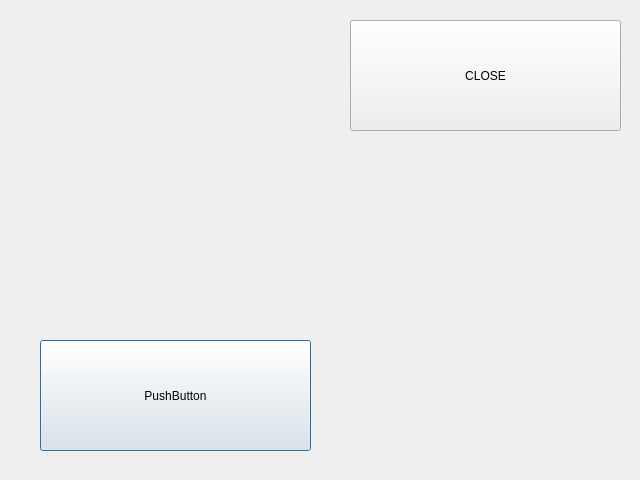
<?xml version="1.0" encoding="UTF-8"?>
<ui version="4.0">
 <class>KeyDialog</class>
 <widget class="QDialog" name="KeyDialog">
  <property name="geometry">
   <rect>
    <x>0</x>
    <y>0</y>
    <width>640</width>
    <height>480</height>
   </rect>
  </property>
  <property name="windowTitle">
   <string>Dialog</string>
  </property>
  <widget class="QPushButton" name="pushButton">
   <property name="geometry">
    <rect>
     <x>40</x>
     <y>340</y>
     <width>271</width>
     <height>111</height>
    </rect>
   </property>
   <property name="text">
    <string>PushButton</string>
   </property>
  </widget>
  <widget class="QPushButton" name="closeButton">
   <property name="geometry">
    <rect>
     <x>350</x>
     <y>20</y>
     <width>271</width>
     <height>111</height>
    </rect>
   </property>
   <property name="text">
    <string>CLOSE</string>
   </property>
  </widget>
 </widget>
 <resources/>
 <connections>
  <connection>
   <sender>closeButton</sender>
   <signal>clicked()</signal>
   <receiver>KeyDialog</receiver>
   <slot>close()</slot>
   <hints>
    <hint type="sourcelabel">
     <x>485</x>
     <y>75</y>
    </hint>
    <hint type="destinationlabel">
     <x>319</x>
     <y>239</y>
    </hint>
   </hints>
  </connection>
 </connections>
</ui>
